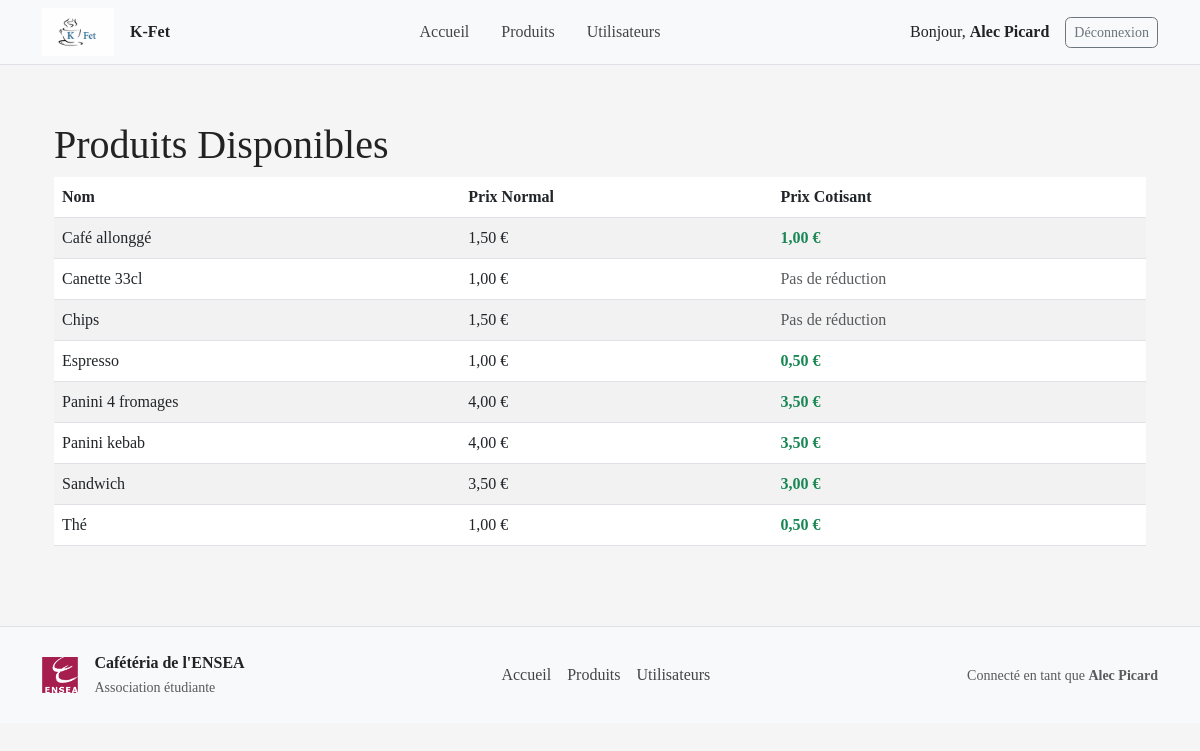
The app's page /products/ (signed in), older data.
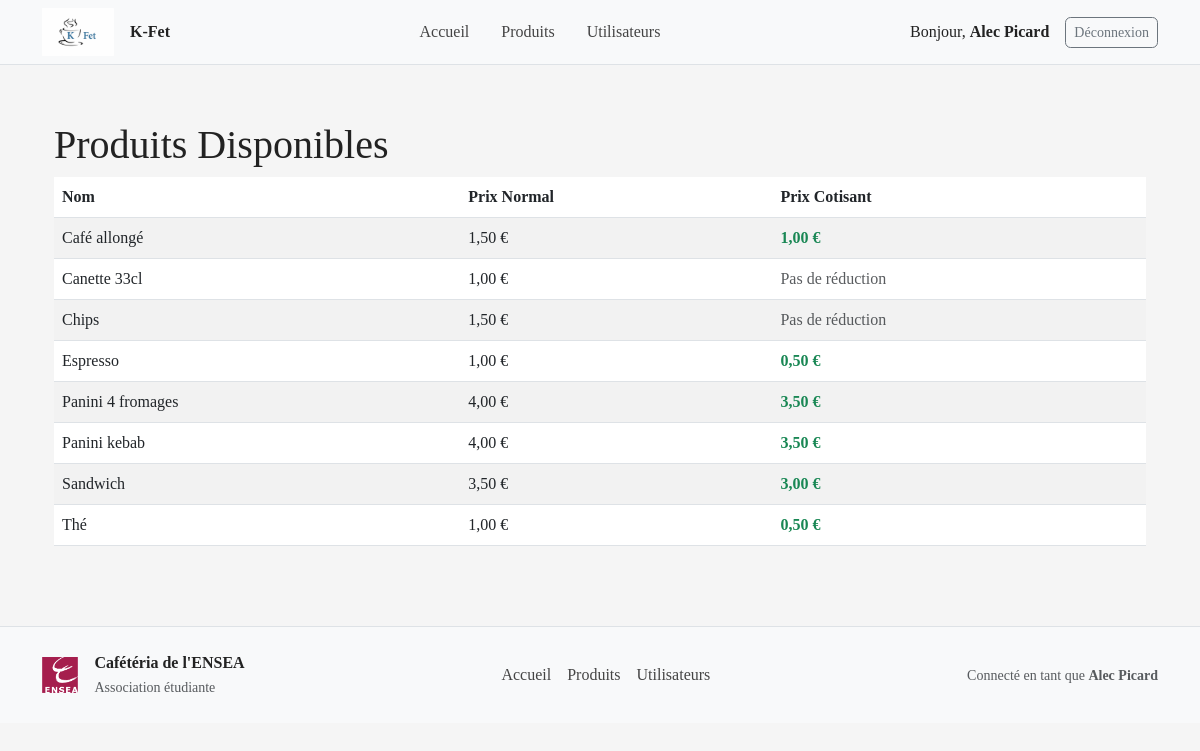
The same page, newer data.
### cafeteria_app/models.py (models this page shows, shortened)
class Product(models.Model):
    name = models.CharField(max_length=255, unique=True)
    price = models.FloatField(validators=[MinValueValidator(0)])
    available = models.BooleanField(default=True)
    has_subscriber_discount = models.BooleanField(
        default=False,
        help_text="Appliquer une réduction de 0.50€ pour les étudiants cotisants"
    )
    @property
    def subscriber_price(self):
        if self.has_subscriber_discount:
            return max(0, self.price - 0.50)
        return self.price
    class Meta:
        ordering = ['name']

### cafeteria_app/views.py (the view)
# urls.py: path('products/', views.product_list, name='product_list'),
@login_required
def product_list(request):
    products = Product.objects.filter(available=True).order_by('name')
    return render(request, 'product_list.html', {'products': products})

### cafeteria_app/templates/product_list.html (shortened to what this page needs)
{% extends 'base.html' %}
{% block content %}
    <div class="container mt-3">
        <h1>Produits Disponibles</h1>
        <table class="table table-striped">
            <thead>
                <tr>
                    <th>Nom</th>
                    <th>Prix Normal</th>
                    <th>Prix Cotisant</th>
                </tr>
            </thead>
            <tbody>
                {% for product in products %}
                    <tr>
                        <td>{{ product.name }}</td>
                        <td>{{ product.price|floatformat:2 }} €</td>
                        <td>
                            {% if product.has_subscriber_discount %}
                                <strong class="text-success">{{ product.subscriber_price|floatformat:2 }} €</strong>
                            {% else %}
                                <span class="text-muted">Pas de réduction</span>
                            {% endif %}
                        </td>
                    </tr>
                {% empty %}
                    <tr><td colspan="3">Aucun produit disponible.</td></tr>
                {% endfor %}
            </tbody>
        </table>
    </div>
{% endblock %}

Row changes from the older to the newer data that the page shows:
changed Product: name "Café allonggé" → "Café allongé"
